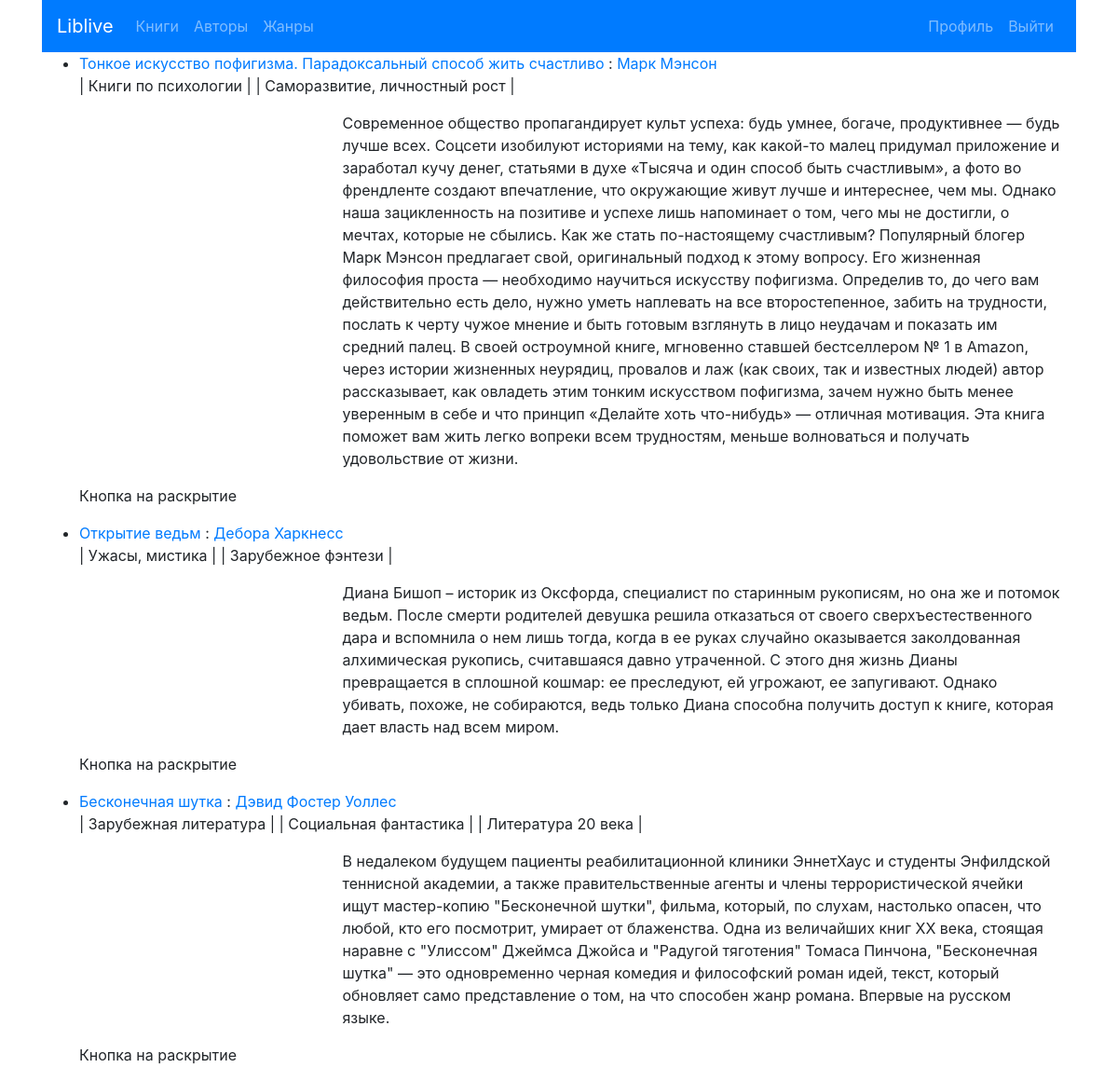
/books/ (signed in), run on the app's committed database.
### liv/models.py (models this page shows, shortened)
class BookFromLivelib(models.Model):
    title = models.CharField(max_length=200)
    author = models.ForeignKey(Author, on_delete=models.CASCADE)
    tags = models.ManyToManyField(Genre)
    cover = models.CharField(max_length=200)
    rating = models.FloatField()
    description = models.TextField()
    key = models.IntegerField()
    user = models.ForeignKey(User, on_delete=models.CASCADE)

class Author(models.Model):
    name = models.CharField(max_length=200)
    def __str__(self):
        return self.name

class Genre(models.Model):
    name = models.CharField(max_length=200)
    def __str__(self):
        return self.name

### liv/views.py (the view)
# urls.py: path('books/', views.BooksView, name='books'),
def BooksView(request):
    context = {
        'list_of_books': BookFromLivelib.objects.all()
    }
    return render(request, 'liv/books.html', context)

### liv/templates/liv/books.html (shortened to what this page needs)
{% extends 'liv/base.html' %}
{% block content %}
<ul>
    {% for book in list_of_books %}
      {% if book.user == user %}
        <li><a href="{% url 'liv:book-detail' book.pk %}">{{ book.title }}</a> : <a href="{% url 'liv:author-detail' book.author.pk %}">{{ book.author }}</a></li>
        {% for tag in book.tags.all %}
          | {{ tag }} |
        {% endfor %}
        <br>
        <div class="container-fluid mt-3">
            <div class="row">
            <div class="col-sm-3 pull-right">
            </div>
            <div class="col-sm-9">
              <p>{{ book.description }}</p>
            </div>
            </div>
            </div>
        <p>Кнопка на раскрытие</p>
      {% endif %}
    {% endfor %}
</ul>
{% endblock %}

### data on the page
BookFromLivelib: title "Тонкое искусство пофигизма. Парадоксальный способ жить счастливо", author "Марк Мэнсон", description "Современное общество пропагандирует культ успеха: будь умнее, богаче, продуктивнее — будь лучше всех. Соцсети изобилуют историями на тему, как какой-то малец придумал приложение и заработал кучу денег, статьями в духе «Тысяча и один способ быть счастливым», а фото во френдленте создают впечатление, что окружающие живут лучше и интереснее, чем мы. Однако наша зацикленность на позитиве и успехе лишь напоминает о том, чего мы не достигли, о мечтах, которые не сбылись. Как же стать по-настоящему счастливым? Популярный блогер Марк Мэнсон предлагает свой, оригинальный подход к этому вопросу. Его жизненная философия проста — необходимо научиться искусству пофигизма. Определив то, до чего вам…"
Genre: name "Книги по психологии"
Genre: name "Саморазвитие, личностный рост"
BookFromLivelib: title "Открытие ведьм", author "Дебора Харкнесс", description "Диана Бишоп – историк из Оксфорда, специалист по старинным рукописям, но она же и потомок ведьм. После смерти родителей девушка решила отказаться от своего сверхъестественного дара и вспомнила о нем лишь тогда, когда в ее руках случайно оказывается заколдованная алхимическая рукопись, считавшаяся давно утраченной. С этого дня жизнь Дианы превращается в сплошной кошмар: ее преследуют, ей угрожают, ее запугивают. Однако убивать, похоже, не собираются, ведь только Диана способна получить доступ к книге, которая дает власть над всем миром."
Genre: name "Ужасы, мистика"
Genre: name "Зарубежное фэнтези"
BookFromLivelib: title "Бесконечная шутка", author "Дэвид Фостер Уоллес", description "В недалеком будущем пациенты реабилитационной клиники ЭннетХаус и студенты Энфилдской теннисной академии, а также правительственные агенты и члены террористической ячейки ищут мастер-копию \"Бесконечной шутки\", фильма, который, по слухам, настолько опасен, что любой, кто его посмотрит, умирает от блаженства. Одна из величайших книг XX века, стоящая наравне с \"Улиссом\" Джеймса Джойса и \"Радугой тяготения\" Томаса Пинчона, \"Бесконечная шутка\" — это одновременно черная комедия и философский роман идей, текст, который обновляет само представление о том, на что способен жанр романа. Впервые на русском языке."
Genre: name "Зарубежная литература"
Genre: name "Социальная фантастика"
Genre: name "Литература 20 века"
